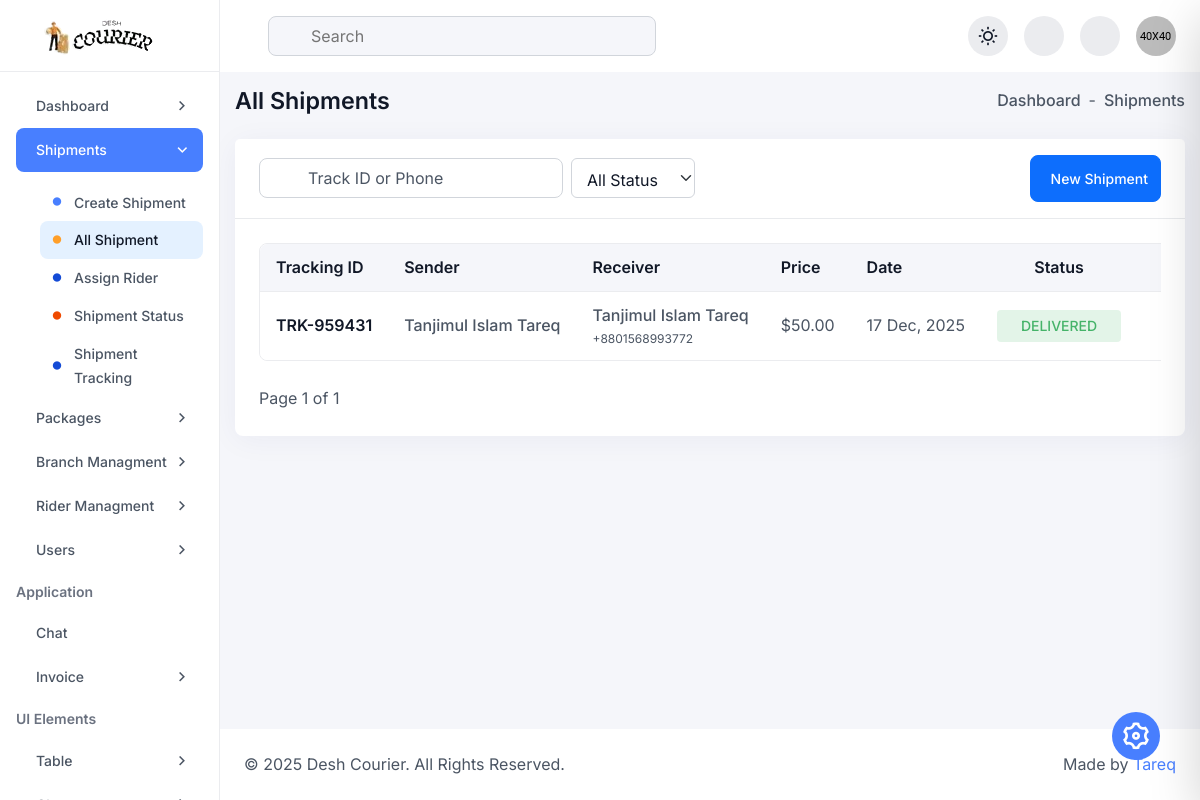
The page /admin/shipment_list.php (signed in) on the database as committed earlier.
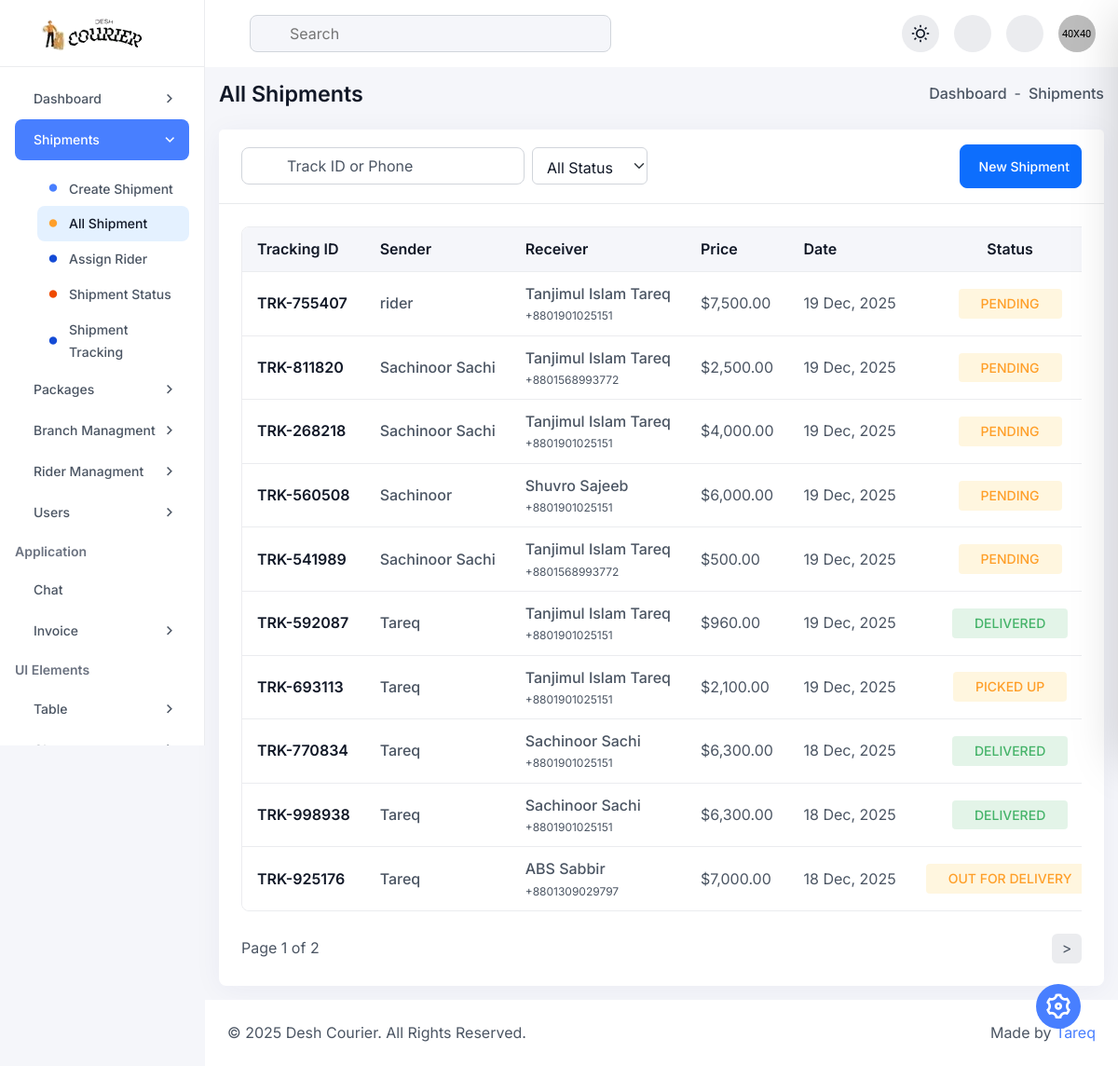
The same page on the database as committed later.
### tables this page shows
CREATE TABLE `parcels` (
  `parcel_id` int(11) NOT NULL,
  `tracking_number` varchar(50) NOT NULL,
  `parcel_type` enum('Parcel','Document') DEFAULT 'Parcel',
  `sender_name` varchar(100) NOT NULL,
  `sender_phone` varchar(20) NOT NULL,
  `sender_address` text NOT NULL,
  `receiver_name` varchar(100) NOT NULL,
  `receiver_phone` varchar(20) NOT NULL,
  `receiver_address` text NOT NULL,
  `weight_kg` decimal(5,2) DEFAULT NULL,
  `delivery_type` enum('standard','express','same_day') DEFAULT 'standard',
  `price` decimal(10,2) NOT NULL,
  `payment_method` varchar(50) DEFAULT 'Cash (Receiver)',
  `current_status` enum('pending','picked_up','in_transit','out_for_delivery','delivered','returned','cancelled') DEFAULT 'pending',
  `assigned_courier_id` int(11) DEFAULT NULL,
  `branch_id` int(11) DEFAULT NULL,
  `created_at` timestamp NOT NULL DEFAULT current_timestamp(),
  `updated_at` timestamp NOT NULL DEFAULT current_timestamp() ON UPDATE current_timestamp()
);

### admin/shipment_list.php (the view, shortened to what the changed rows need)
<?php
require 'db.php';
$limit = 10;
$page = isset($_GET['page']) ? (int)$_GET['page'] : 1;
$offset = ($page - 1) * $limit;
$search = $_GET['search'] ?? '';
$sql = "SELECT * FROM parcels WHERE 1=1";
$params = [];
$count_stmt = $pdo->prepare($sql);
$count_stmt->execute($params);
$total_rows = $count_stmt->rowCount();
$total_pages = ceil($total_rows / $limit);
$sql .= " ORDER BY created_at DESC LIMIT :limit OFFSET :offset";
$stmt = $pdo->prepare($sql);
$stmt->bindValue(':limit', $limit, PDO::PARAM_INT);
$stmt->bindValue(':offset', $offset, PDO::PARAM_INT);
$stmt->execute();
$parcels = $stmt->fetchAll(PDO::FETCH_ASSOC);
include 'inc/header.php';
?>
<div class="dashboard-main-body">
    <div class="card h-100 p-0 radius-12">
        <div class="card-body p-24">
            <div class="table-responsive scroll-sm">
                <table class="table bordered-table sm-table mb-0">
                    <thead>
                        <tr>
                            <th scope="col">Tracking ID</th>
                            <th scope="col">Sender</th>
                            <th scope="col">Receiver</th>
                            <th scope="col">Price</th>
                            <th scope="col">Date</th>
                            <th scope="col" class="text-center">Status</th>
                            <th scope="col" class="text-center">Action</th>
                        </tr>
                    </thead>
                    <tbody>
                        <?php foreach($parcels as $parcel): ?>
                        <tr>
                            <td>
                                <span class="text-md fw-semibold text-primary-light">
                                    <?= htmlspecialchars($parcel['tracking_number']) ?>
                                </span>
                            </td>
                            <td>
                                <div class="d-flex flex-column">
                                    <span class="text-md fw-medium"><?= htmlspecialchars($parcel['sender_name']) ?></span>
                                </div>
                            </td>
                            <td>
                                <div class="d-flex flex-column">
                                    <span class="text-md fw-medium"><?= htmlspecialchars($parcel['receiver_name']) ?></span>
                                    <span class="text-xs text-secondary-light"><?= htmlspecialchars($parcel['receiver_phone']) ?></span>
                                </div>
                            </td>
                            <td>$<?= number_format($parcel['price'], 2) ?></td>
                            <td><?= date('d M, Y', strtotime($parcel['created_at'])) ?></td>
                            <td class="text-center">
                                <?php
                                    $s = $parcel['current_status'];
                                    $badgeClass = 'bg-warning-focus text-warning-main';
                                    if($s == 'delivered') $badgeClass = 'bg-success-focus text-success-main';
                                ?>
                                <span class="<?= $badgeClass ?> px-24 py-4 radius-4 fw-medium text-sm text-uppercase">
                                    <?= str_replace('_', ' ', $s) ?>
                                </span>
                            </td>
                            <td class="text-center">
                                <div class="d-flex align-items-center gap-10 justify-content-center">
                                    <a href="invoice.php?id=<?= $parcel['parcel_id'] ?>" target="_blank" title="Print Invoice" class="bg-primary-focus text-primary-600 w-32-px h-32-px d-flex justify-content-center align-items-center rounded-circle">
                                    </a>
                                </div>
                            </td>
                        </tr>
                        <?php endforeach; ?>
                    </tbody>
                </table>
            </div>
            <div class="d-flex align-items-center justify-content-between flex-wrap gap-2 mt-24">
                <span>Page <?= $page ?> of <?= $total_pages ?></span>
                <ul class="pagination d-flex flex-wrap align-items-center gap-2 justify-content-center">
                    <?php if($page < $total_pages): ?>
                        <li class="page-item"><a class="page-link bg-neutral-200 text-secondary-light radius-8 border-0 h-32-px w-32-px d-flex align-items-center justify-content-center" href="?page=<?= $page+1 ?>&search=<?= $search ?>">></a></li>
                    <?php endif; ?>
                </ul>
            </div>
        </div>
    </div>
</div>
<?php include 'inc/footer.php'; ?>

Rows that differ between the two databases and show on the page:
no longer on this page (row unchanged): parcels: tracking_number "TRK-959431", sender_name "Tanjimul Islam Tareq", receiver_name "Tanjimul Islam Tareq", receiver_phone "+8801568993772", price "50.00", created_at "17 Dec, 2025", current_status "DELIVERED"
added parcels: tracking_number "TRK-755407", sender_name "rider", receiver_name "Tanjimul Islam Tareq", receiver_phone "+8801901025151", price "7,500.00", created_at "19 Dec, 2025", current_status "PENDING"
added parcels: tracking_number "TRK-811820", sender_name "Sachinoor Sachi", receiver_name "Tanjimul Islam Tareq", receiver_phone "+8801568993772", price "2,500.00", created_at "19 Dec, 2025", current_status "PENDING"
added parcels: tracking_number "TRK-268218", sender_name "Sachinoor Sachi", receiver_name "Tanjimul Islam Tareq", receiver_phone "+8801901025151", price "4,000.00", created_at "19 Dec, 2025", current_status "PENDING"
added parcels: tracking_number "TRK-560508", sender_name "Sachinoor", receiver_name "Shuvro Sajeeb", receiver_phone "+8801901025151", price "6,000.00", created_at "19 Dec, 2025", current_status "PENDING"
added parcels: tracking_number "TRK-541989", sender_name "Sachinoor Sachi", receiver_name "Tanjimul Islam Tareq", receiver_phone "+8801568993772", price "500.00", created_at "19 Dec, 2025", current_status "PENDING"
added parcels: tracking_number "TRK-592087", sender_name "Tareq", receiver_name "Tanjimul Islam Tareq", receiver_phone "+8801901025151", price "960.00", created_at "19 Dec, 2025", current_status "DELIVERED"
added parcels: tracking_number "TRK-693113", sender_name "Tareq", receiver_name "Tanjimul Islam Tareq", receiver_phone "+8801901025151", price "2,100.00", created_at "19 Dec, 2025", current_status "PICKED UP"
added parcels: tracking_number "TRK-770834", sender_name "Tareq", receiver_name "Sachinoor Sachi", receiver_phone "+8801901025151", price "6,300.00", created_at "18 Dec, 2025", current_status "DELIVERED"
added parcels: tracking_number "TRK-998938", sender_name "Tareq", receiver_name "Sachinoor Sachi", receiver_phone "+8801901025151", price "6,300.00", created_at "18 Dec, 2025", current_status "DELIVERED"
added parcels: tracking_number "TRK-925176", sender_name "Tareq", receiver_name "ABS Sabbir", receiver_phone "+8801309029797", price "7,000.00", created_at "18 Dec, 2025", current_status "OUT FOR DELIVERY"
Other text that changed with them:
$total_pages: "1" → "2"
